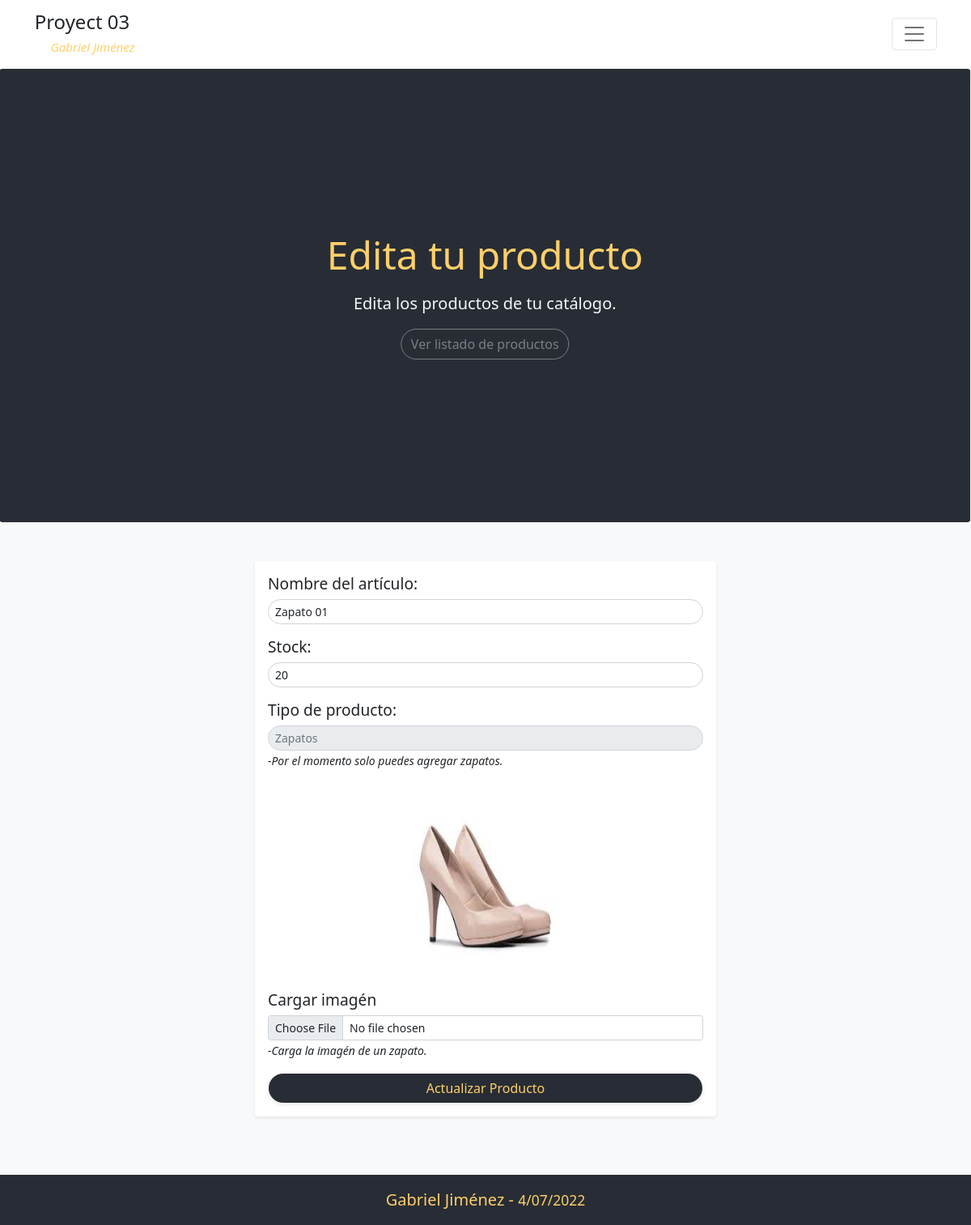
The page /views/product/edit.php?id=9 on the database its author committed.
### tables this page shows
CREATE TABLE `productos` (
  `ID` int(11) NOT NULL AUTO_INCREMENT,
  `NAME` varchar(30) DEFAULT NULL,
  `STOCK` int(11) DEFAULT NULL,
  `IMAGE` varchar(100) DEFAULT NULL,
  `TIPO` varchar(255) DEFAULT NULL,
  PRIMARY KEY (`ID`)
);

### controller/product.controller.php (called while the page is built, shortened)
<?php declare(strict_types=1);
    $path = dirname(__DIR__);
    include_once("$path/database/database.manager.php");
    include_once("$path/functions/product.convert.php");
    class ProductController{
        private DataBaseManager $db;
        private ProductModelManager $product;
        public function __construct(){
            $this->db = new DataBaseManager();
            $this->product = new ProductModelManager();
        }
        public function getProduct( int $id_product){
            $sql = "SELECT * FROM productos WHERE id = $id_product";
            $data = $this->db->run()->query($sql)->fetch_assoc();
            $get_product = $this->product->ToObject($data, $data['IMAGE']);
            return $get_product;
        }
    }
?>

### database/database.manager.php (called while the page is built)
<?php declare(strict_types=1);
    class DataBaseManager{
        private string $serverName =   "localhost";
        private string $dataBase =     'practica';
        private string $username=          "root";
        private string $password=              "";
        private int $port =                  3306;
        private mysqli $connection;
        public function __construct(){
            $this->connection = new mysqli(
                $this->serverName,
                $this->username,
                $this->password,
                $this->dataBase,
                $this->port
            ) or die ('<div class="p-3 bg-danger text-white">Fail to connect.</div>');
        }
        public function run() : mysqli {
            return $this->connection;
        }
    }
?>

### functions/product.convert.php (called while the page is built, shortened)
<?php declare(strict_types=1);
    $path = dirname(__DIR__);
    include_once("$path/model/product.model.php");
    class ProductModelManager{
        public function ToObject( array $data, string $image_name='' ) : Product  {
            $tipo = "zapato";
            $arr = array_change_key_case($data, CASE_LOWER);
            $add = (object) $arr;
            $this->product = new Product(
                (string) $add->name,
                (int) $add->stock,
                (string) $image_name,
                (string) $tipo,
                (int) $add->id
            );
            return $this->product;
        }
    }
?>

### model/product.model.php (called while the page is built, shortened)
<?php declare(strict_types=1);
    class Product {
        public function __construct(string $_name, int $_stock, string $_image, string $_tipo, int $_id = 0){
            $this->name = $_name;
            $this->stock = $_stock;
            $this->image = $_image;
        }
    }
?>

### views/product/edit.php (the view, shortened to what this page needs)
<?php declare(strict_types=1);
    $path = $_SERVER['DOCUMENT_ROOT']."/Proyect_03";
    include_once("$path/views/layout.php");
    include_once("$path/controller/product.controller.php");
    $url = $_SERVER['REQUEST_URI'];
    $url_components = parse_url($url);
    parse_str($url_components['query'], $params);
    $controller = new ProductController();
    $product = $controller->getProduct((int)$params['id']);
?>
    <main class="h-full bg-light pb-4">
        <div class="page-title h-min-70vh mb-5 text-yellow bg-dark-prestige d-flex align-items-center justify-content-center">
            <div class="text-center">
                <h5 class="display-5 mb-3">Edita tu producto</h5>
                <p class="lead text-whiter">Edita los productos de tu catálogo.</p>
                <a href="./home.php" class="btn btn-outline-light rounded-pill link">
                    Ver listado de productos
                </a>
            </div>
        </div>
        <div class="container p-md-0 h-min-70vh mb-5">
            <div class="col-12 col-md-6 mx-auto p-3 rounded shadow-sm  bg-white">
                <form id="form_image" action="<?php print_r("$path_r/controller/product.controller.php?")?>"
                      method="POST" enctype="multipart/form-data">
                    <fieldset class="mb-3">
                        <label class="mb-2  text-product" for="stock">Nombre del artículo:</label>
                        <input class="form-control form-control-sm rounded-pill" maxlength="27" required
                                type="text" name="name" id="stock" placeholder="Nombre del producto"
                                value='<?php echo $product->name ?>' />
                    </fieldset>
                    <fieldset class="mb-3">
                        <label class="mb-2  text-product" for="stock">Stock:</label>
                        <input class="form-control form-control-sm rounded-pill"  required
                                type="number" name="stock" id="stock" placeholder="Stock del producto"
                                value='<?php echo $product->stock ?>'/>
                    </fieldset>
                    <fieldset class="mb-3">
                        <label class="mb-2  text-product" for="tipo">Tipo de producto:</label>
                        <input class="form-control form-control-sm rounded-pill text-muted" disabled
                                type="text" name="tipo" id="tipo" value="Zapatos" />
                        <small class="italic ">-Por el momento solo puedes agregar zapatos.</small>
                    </fieldset>
                    <fieldset class="mb-3">
                        <div id="img_container" class="imgBox mx-auto rounded  bg-light mb-3 d-flex">
                            <img class="image rounded d-none" id="show_img" data='<?php echo $product->image ?>'
                                 src='<?php echo("$path_r/files/$product->image") ?>' alt="image">
                        </div>
                        <label class="form-label text-product" for="image" >Cargar imagén</label>
                        <input class="form-control form-control-sm" name="image" id="image" type="file" >
                        <small class="italic ">-Carga la imagén de un zapato.</small>
                    </fieldset>
                    <button name="submit" value="updateProduct" class="form-control rounded-pill btn bg-dark-prestige text-yellow shadow-sm" type="submit">
                         Actualizar Producto
                    </button>
                </form>
            </div>
        </div>
    </main>
<?php
  include_once("$path/views/footer.php");
?>

### index.css (style rules this page uses)
:root { --purple:#A626D3; --white: #faf0e6; --whiter:#F5F7FB; --slider-text:white; --blue-royal:#293264; --blue-crown:#4D5B9E; --blue:#194a8d; --yellow-blob:#FFFAD1; --blue-blob:#DEEBF8; --yellow:#fecf6a; --red-wine:#df1c44; --dark-prestige:#282D35; --dark-night:#23252C; --darker:#1A1B21; --darker-dark:#161619; --dark-react:#21222A; --dark-black-night: #2B283A; --dark-gradient:linear-gradient(90deg, #212529 1.18%, #495057 100%); }
html { scroll-behavior: smooth !important; overflow-x:hidden; }
.bg-dark-prestige { background-color:var(--dark-prestige); }
.text-whiter { color:var(--whiter) !important; }
.text-yellow { color: var(--yellow) !important; }
.h-full { min-height:100vh; }
.h-min-70vh { min-height:70vh; }
.italic { font-style:italic !important; }
.display-5 { font-size: calc(1.425rem + 2.1vw); font-weight: 300; line-height: 1.2; }
.lead { font-size: clamp(1rem, 2vw, 1.25rem); font-weight: 300; }
.text-product { font-weight: 380 !important; line-height: 1.2 !important; font-size:1.2em !important; }
.image { height:100%; width:100%; }
.imgBox { height:30vh !important; width:20vw !important; }

### rows shown on the page
productos: name "Zapato 01", stock "20", IMAGE (picture)
